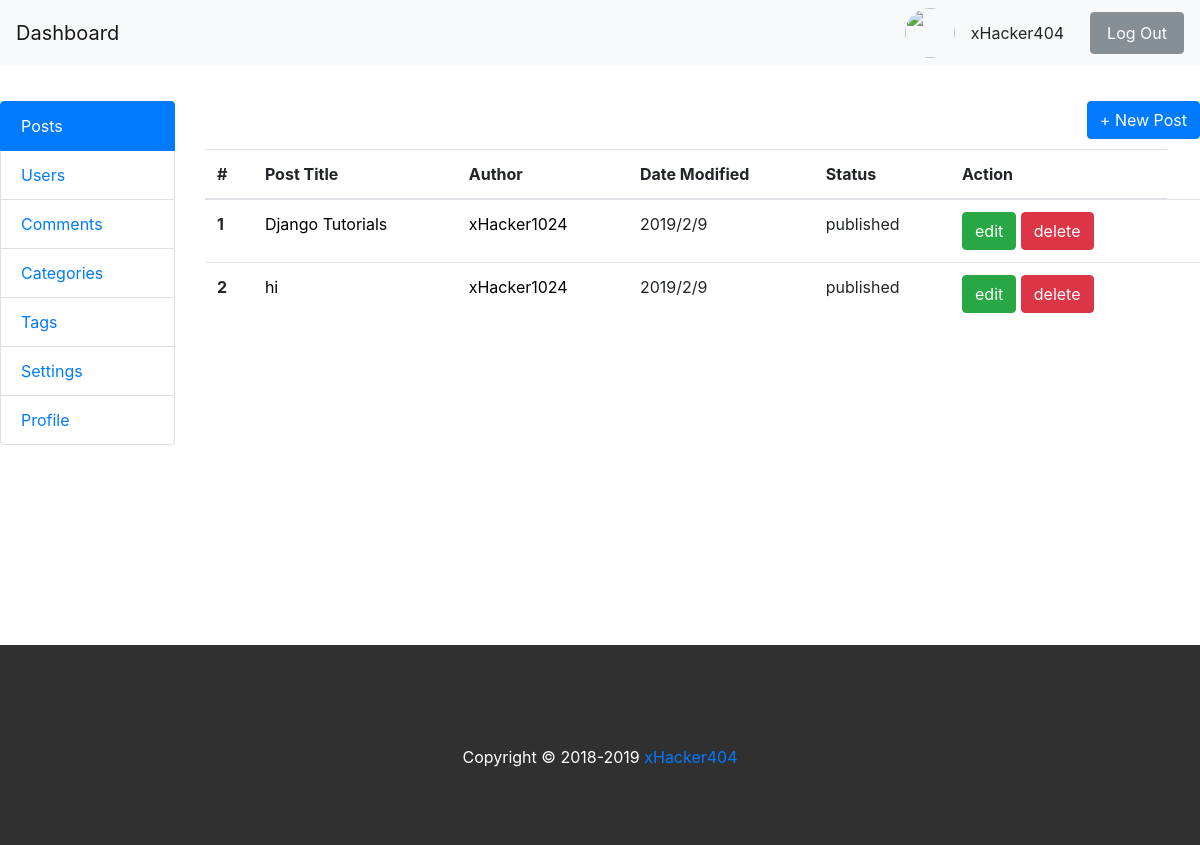
/backend/posts/, run on an earlier commit of the app's database.
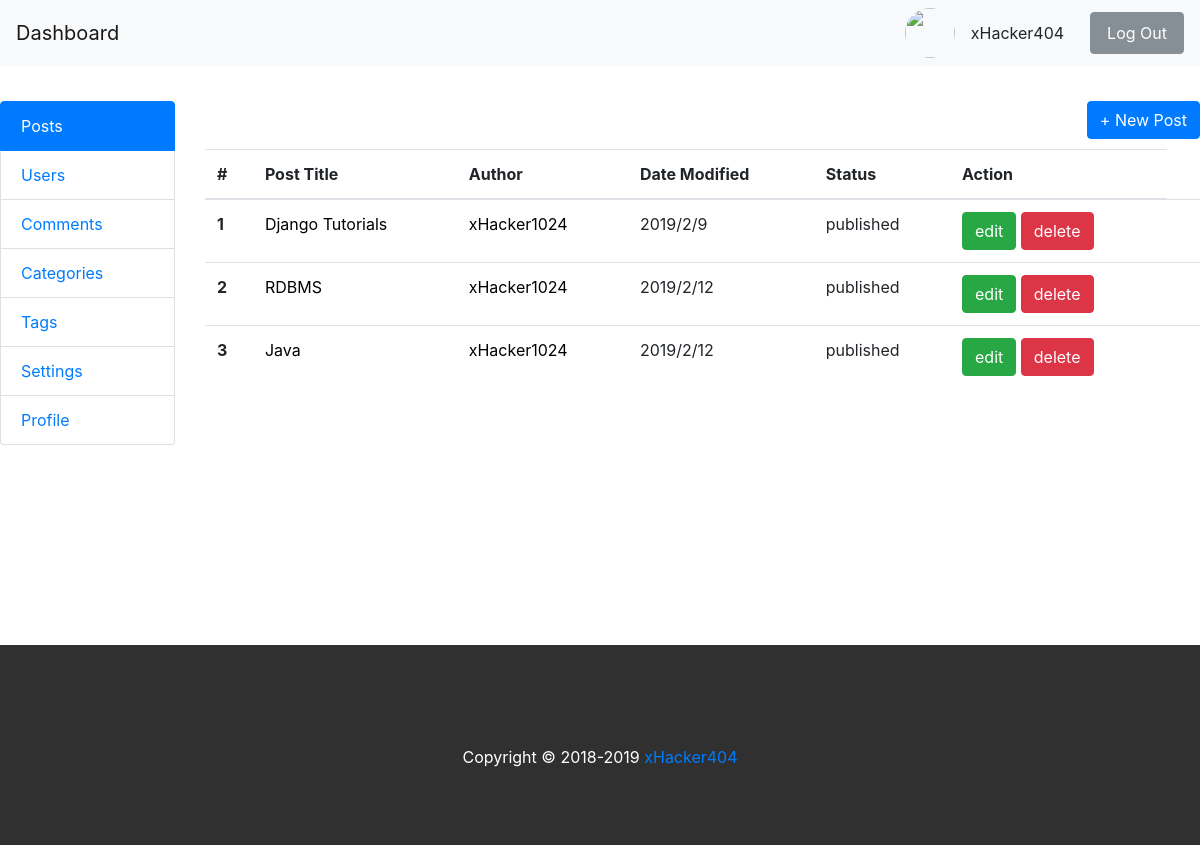
And on a later commit of the database.
### blog/models.py (models this page shows, shortened)
class Post(models.Model):
    title = models.CharField(max_length=250,unique=True)
    content = models.CharField(max_length=1000)
    featured_img = models.ImageField(upload_to='featured_images', blank=True)
    tag = models.ManyToManyField(Tag)
    category = models.ManyToManyField(Category)
    status = models.CharField(max_length=100, default='drafted')
    author = models.ForeignKey(User,on_delete=models.CASCADE, default=1)
    created_date = models.DateTimeField(default=datetime.now())
    published_date = models.DateTimeField(blank=True, null=True)
    updated_date = models.DateTimeField(blank=True, null=True)

### backend/views.py (the view)
# urls.py: path('posts/', views.posts, name='posts'),
def posts(request):
    post_list = Post.objects.order_by('published_date')
    paginator = Paginator(post_list, 5) # Show 5 posts per page
    page = request.GET.get('page')
    posts = paginator.get_page(page)
    my_dict = {'posts':posts, 'post_page':'post_page'}
    return render(request, 'backend/posts.html', context=my_dict)

### blog/context_processors.py (called while the page is built)
def post_widget(request):
    all_posts = Post.objects.filter(status='published').order_by('published_date')
    years = []
    tags = []
    categories = []
    for post in all_posts :
        year = post.published_date.year
        tag = post.tag
        category = post.category
        if year not in years:
            years.append(year)
        if tag not in tags:
            tags.append(tag)
        if category not in categories:
            categories.append(category)
    return {
    'all_posts':all_posts,
    'years':years,
    'tags':tags,
    'categories':categories
    }

### templates/backend/posts.html (shortened to what this page needs)
<!DOCTYPE html>
{% extends 'backend/base.html'%}
{% block content %}
{% if post_page %}
<div class="col-md-10" >
		<div class="post" style="height:500px; overflow: scroll">
			<div class="" style="float:right; margin-bottom:10px">
				<a href="{% url 'backend:new_post'%}"class="btn btn-primary"> + New Post </a>
			</div>
				<table class="table">
					<thead>
						<tr>
							<th scope="col">#</th>
							<th scope="col">Post Title</th>
							<th scope="col">Author</th>
							<th scope="col">Date Modified</th>
							<th scope="col">Status</th>
							<th scope="col">Action</th>
						</tr>
					</thead>
					<tbody>
						{% if posts %}
							{% for post in posts %}
							<tr>
								<th scope="row">{{ forloop.counter }}</th>
								<td> <a href="/blog/posts/{{post.id}}"> {{ post.title}} </a></td>
								<td><a href="/blog/author/{{post.author}}">{{ post.author}}</a></td>
								<td>{{post.updated_date.year}}/{{post.updated_date.month}}/{{post.updated_date.day}}</td>
								<td>{{post.status}}</td>
								<td>
										<a href="/backend/edit_post/{{post.id}}" class="btn btn-success">edit</a>
										<a href="/backend/delete_post/{{post.id}}" class="btn btn-danger">delete</a>
								</td>
								<td></td>
							</tr>
							{% endfor %}
						{% endif %}
					</tbody>
				</table>
		</div>
</div>
{% endif %}
{% endblock %}

What changed in the data, as far as the page shows it:
changed Post: title "hi" → "RDBMS"; updated_date.day "9" → "12"
added Post: title "Java", author "xHacker1024", updated_date.year "2019", updated_date.month "2", updated_date.day "12", status "published"
